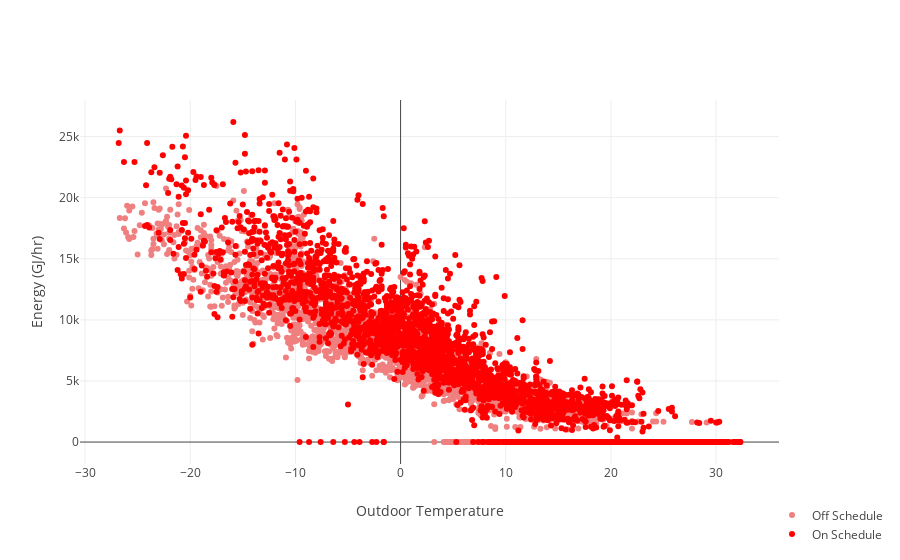

Notebook cell for this chart:
### Code cell
def seperate_data_by_Schedule(Data, workDayStart, workDayEnd, WeekendSplit):
    if WeekendSplit:
        DataWeekend = Data[Data.index.weekday > 4]
        DataWeekday = Data[Data.index.weekday < 5]
        DataEvening = DataWeekday[(DataWeekday.index.hour <= workDayStart) | (DataWeekday.index.hour > workDayEnd)]
        DataOffSchedule = pd.concat([DataWeekend, DataEvening])
        DataOnSchedule = DataWeekday[(DataWeekday.index.hour > workDayStart) & (DataWeekday.index.hour <= workDayEnd)]

    else:
        DataOffSchedule = Data[(Data.index.hour <= workDayStart) | (Data.index.hour > workDayEnd)]
        DataOnSchedule = Data[(Data.index.hour > workDayStart) & (Data.index.hour <= workDayEnd)]

    return DataOnSchedule, DataOffSchedule


def schedule_seperate_graph(data, sch, parameter, color_on, color_off, fit_line, color_line_on, color_line_off, weekend_included=True):
    """

    :param data: Dataframe with combined energy data and
    :param sch: Start and end of occupied period as dictionary [start, end]
    :param parameter: steam/chilledWater/electrical
    :param color_on:
    :param color_off:
    :return: Figure with coloured
    """

    DataOnSchedule, DataOffSchedule = seperate_data_by_Schedule(data, sch[0], sch[1], weekend_included)

    fig = go.Figure()
    fig.add_scatter(name='Off Schedule', x=DataOffSchedule.temperature, y=DataOffSchedule[parameter],
                    customdata=DataOffSchedule.index, mode='markers', marker=dict(color=color_off))
    fig.add_scatter(name='On Schedule', x=DataOnSchedule.temperature, y=DataOnSchedule[parameter],
                    customdata=DataOnSchedule.index, mode='markers', marker=dict(color=color_on))
    
    if fit_line != []:
        if fit_line[0] == sch:
    
            fig.add_scatter(name='_nolegend_', x=fit_line[1], y=fit_line[2], marker=dict(color=color_line_on), showlegend=False)  
            fig.add_scatter(name='_nolegend_', x=fit_line[3], y=fit_line[4], marker=dict(color=color_line_off), showlegend=False)   
    
    
    fig.update_layout(template="none", xaxis_title="Outdoor Temperature", yaxis_title="Energy (GJ/hr)")
    fig.update_layout(legend=dict(
        yanchor="top",
        y=-0.1,
        xanchor="left",
        x=0.99
    ))
    fig.update_traces(hovertemplate='Energy: %{y}<br>Date: %{customdata}')
    return fig

schedule_seperate_graph(df, [5, 17], 'steam', 'red', 'LightCoral', steam_line, 'black', 'grey', weekend_included=False)

### Figure 1 — Plotly figure (JSON) as saved in the notebook; plotly's stock layout.template omitted (floating-point values rounded to 4 significant figures; data arrays with more than 128 entries replaced by an {"elided": "..."} marker saying what was removed)
{"data": [{"customdata": {"elided": "4745 str values"}, "hovertemplate": "Energy: %{y}<br>Date: %{customdata}", "marker": {"color": "LightCoral"}, "mode": "markers", "name": "Off Schedule", "type": "scatter", "x": {"elided": "4745 float values"}, "y": {"elided": "4745 float values"}}, {"customdata": {"elided": "4015 str values"}, "hovertemplate": "Energy: %{y}<br>Date: %{customdata}", "marker": {"color": "red"}, "mode": "markers", "name": "On Schedule", "type": "scatter", "x": {"elided": "4015 float values"}, "y": {"elided": "4015 float values"}}], "layout": {"legend": {"x": 0.99, "xanchor": "left", "y": -0.1, "yanchor": "top"}, "xaxis": {"title": {"text": "Outdoor Temperature"}}, "yaxis": {"title": {"text": "Energy (GJ/hr)"}}}}
